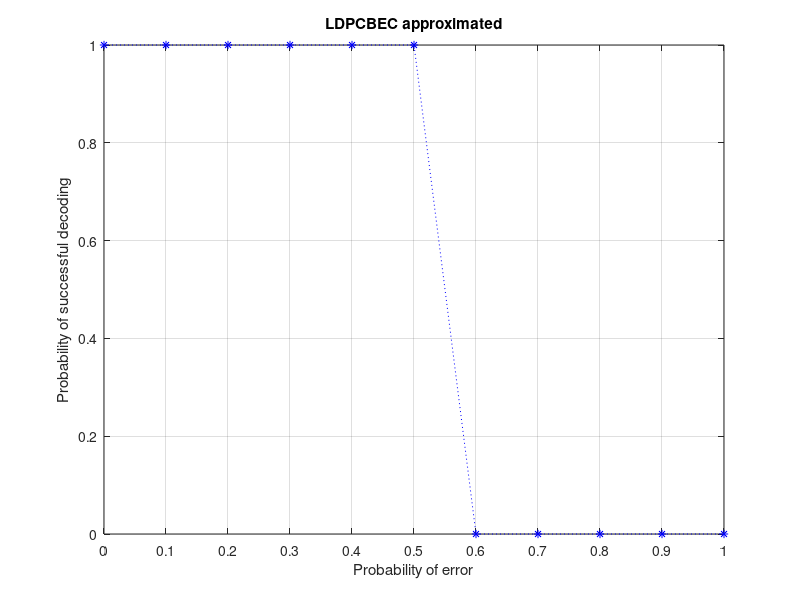

Write MATLAB code to recreate this figure.
LDPC_BSC = [1, 1, 1, 1, 1, 1, 0, 0, 0, 0, 0];
prob_set = 0:0.1:1;
plot(prob_set, LDPC_BSC, 'b:*');
title('LDPCBEC approximated');
xlabel('Probability of error');
ylabel('Probability of successful decoding');
xticks(0:0.1:1)
grid on;